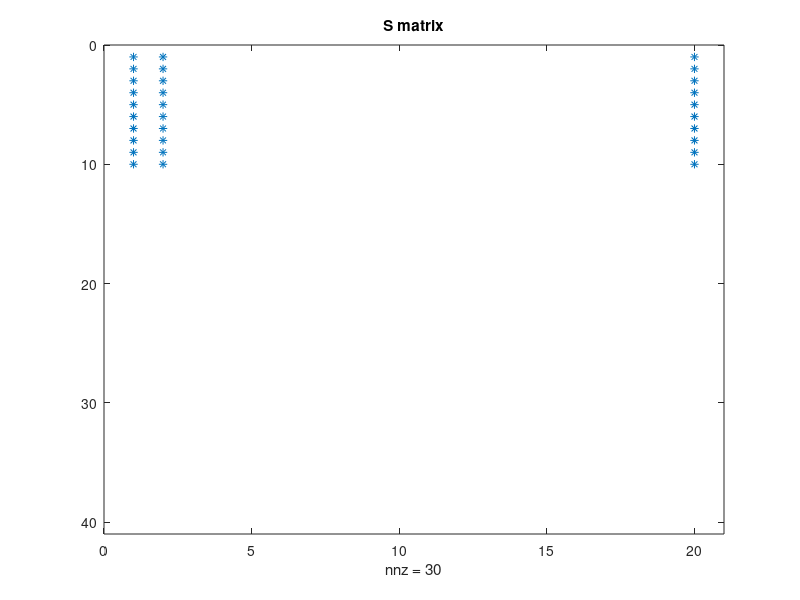
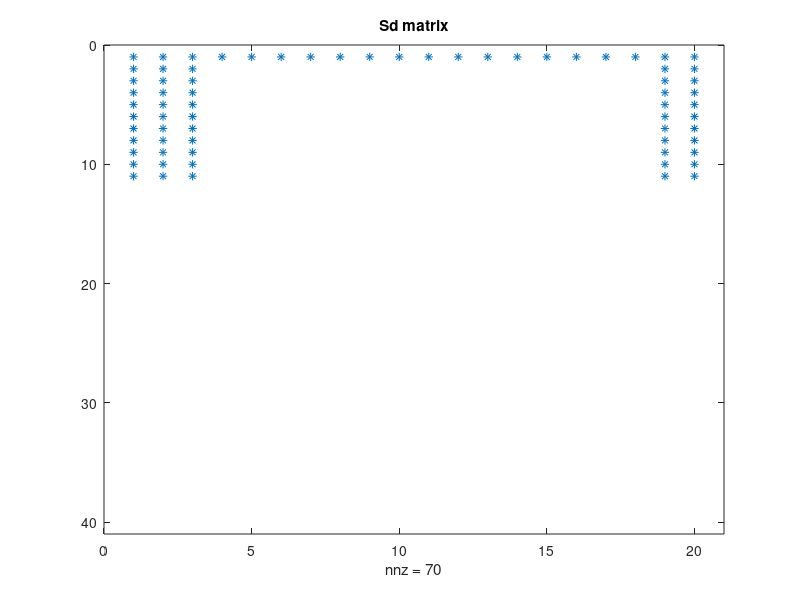
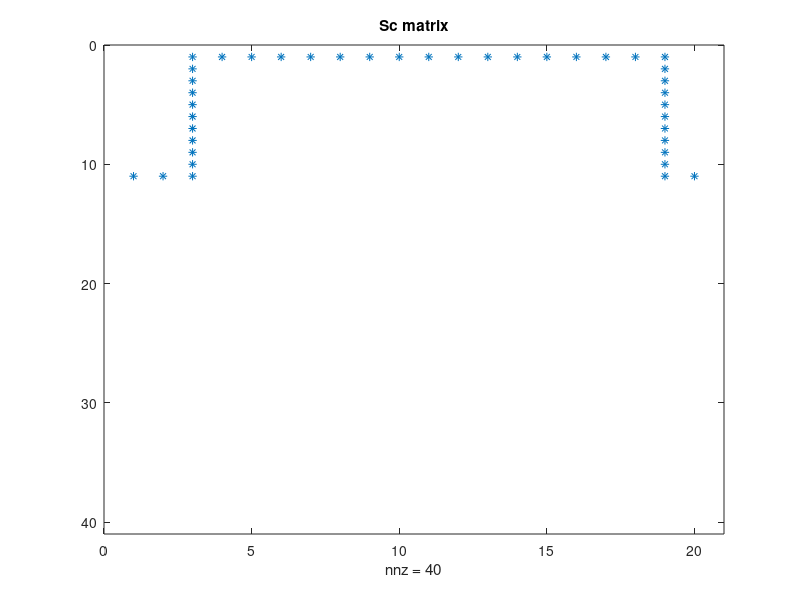

MATLAB code for these plots, in order: (Note: this script raises an error after producing the figures.)
%% Programme to solve for Stokes velocity profile in riblets
% Solve A*u = P
% S = riblets grid points
% P = pressure gradient
% A = Laplacian coefficients
% Sc = Sd - S = riblets surface grid points

clear
close all
tic

%% Input data
% Sides of the periodic-in-z domain
ly = 2; % aspect ratio ly:lz
lz = 1; % always

% Define grid sizes
n = 10;
nz = 2*n; % number of points in periodic z (spanwise)
ny = ly*nz; % number of points y (wall-normal) domain is enclosed
dy = ly/(ny-1); % length of sub-intervals in y-axis
dz = lz/nz; % length of sub-intervals in z-axis
z = (0:nz-1)*dz;
y = linspace(0,ly,ny);

dpdx = 0; % Pressure gradient
Sx = 1; % Shear at the top, could set to 1 (if normalised, always 1)

geometry = 4; 
% 0 = parabola (k/s = 1)
% 1 = triangle (k/s = 1.866 for 30deg, 0.5 for 90deg, 0.866 for 60deg)
% 2 = semi-circle (k/s = 0.5)
% 3 = trapezium (k/s = 0.5; tip half-angle = 15deg)
% 4 = blade (k/s = 0.5; t/s = 0.2)
angle = 60; % 30/60/90 degrees, for triangles only

savefile = 0;

%% Build S matrix - Grid Points of riblets
% S = 1 for points within and on boundary and = 0 elsewhere 
S = zeros(ny,nz);
if geometry == 0 % parabola
    parabola = (2*(z-lz/2)).^2;
    shape = 'parabola';
    height = 1;
    for k = 1:nz
        for j = 1:ny
            if y(j) < parabola(k)
                S(j,k) = 1;
            else
                S(j,k) = 0;
            end
        end
    end
end

if geometry == 1 % triangle
    if angle == 90        
        shape = 'triangle9';
        height = 0.5;
        triangle = z-lz/2;
        triangle2 = -z+lz/2;
    end
    if angle == 60
        shape = 'triangle6';
        height = sqrt(3)/2;
        triangle = sqrt(3)*z-sqrt(3)*lz/2;
        triangle2 = -sqrt(3)*z+sqrt(3)*lz/2;
    end
    if angle == 30
        shape = 'triangle3';
        height = 1 + sqrt(3)/2;
        triangle = (2+sqrt(3))*z-1-sqrt(3)*lz/2;
        triangle2 = -(2+sqrt(3))*z+1+sqrt(3)*lz/2;
    end
        for k = 1:nz
            for j = 1:ny
                if y(j) < triangle(k) || y(j) < triangle2(k)
                    S(j,k) = 1;
                else
                    S(j,k) = 0;
                end
            end
        end
end

if geometry == 2 % semi-circle
    shape = 'circle';
    height = 0.5;
    circle = (-sqrt((lz/2)^2-(z-lz/2).^2))+lz/2;
    for k = 1:nz
        for j = 1:ny
            if y(j) < circle(k)
                S(j,k) = 1;
            else
                S(j,k) = 0;
            end
        end
    end
end

if geometry == 3 % trapezium
    shape='trapezium';
    height = 0.5;
    trapezium = (4+2*sqrt(3))*z-3.5-2*sqrt(3);
    trapezium2 = -(4+2*sqrt(3))*z+0.5;
    for k=1:nz
        for j=1:ny
            if y(j) < trapezium(k) || y(j) < trapezium2(k)
                S(j, k) = 1;
            else
                S(j, k) = 0;
            end
        end
    end
end

if geometry == 4 % blade
    shape = 'blade';
    height = 0.5;
    for j = 1:height*nz
        for k = 1:nz
            if z(k) < 0.1*lz || z(k) > 0.9*lz
                S(j, k) = 1;
            else
                S(j, k) = 0;
            end
        end
    end
end

figure
spy(S)
title('S matrix')

%% Build Sd matrix
% Sd = 1 for points within and on boundary and = 0 elsewhere 
% riblets now bigger by rd = max(dy,dz)
rd = max(dy,dz);
Sd = zeros(ny,nz);
if geometry == 0 % parabola
    parabola_d = (2*(z-lz/2)).^2+rd;
    for k = 1:nz
        for j = 1:ny
            if y(j) < parabola_d(k)
                Sd(j,k) = 1;
            else
                Sd(j,k) = 0;
            end
        end
    end
end

if geometry == 1 % triangle
    if angle == 90
        triangle = z-lz/2+rd;
        triangle2 = -z+lz/2+rd;
    end
    if angle == 60
        triangle = sqrt(3)*z-sqrt(3)*lz/2+rd;
        triangle2 = -sqrt(3)*z+sqrt(3)*lz/2+rd;
    end
    if angle == 30
        triangle = (2+sqrt(3))*z-1-sqrt(3)*lz/2+rd;
        triangle2 = -(2+sqrt(3))*z+1+sqrt(3)*lz/2+rd;
    end
    for k = 1:nz
        for j = 1:ny
            if y(j)<triangle(k) || y(j)<triangle2(k)
                Sd(j,k) = 1;
            else
                Sd(j,k) = 0;
            end
        end
    end
end

if geometry == 2 % semi-circle
    circle = (-sqrt((lz/2)^2-(z-lz/2).^2))+lz/2+rd;
    for k = 1:nz
        for j = 1:ny
            if y(j)<circle(k)
                Sd(j,k) = 1;
            else
                Sd(j,k) = 0;
            end
        end
    end
end

if geometry == 3 % trapezium
    trapezium = (4+2*sqrt(3))*z-3.5-2*sqrt(3)+rd;
    trapezium2 = -(4+2*sqrt(3))*z+0.5+rd;
    for k=1:nz
        for j=1:ny
            if y(j)<trapezium(k) || y(j)<trapezium2(k)
                Sd(j, k) = 1;
            else
                Sd(j, k) = 0;
            end
        end
    end
    Sd(1,:) = ones(1,nz);
end

if geometry == 4 % blade
    for j = 1:height*nz+1
        for k = 1:nz
            if z(k) <= 0.1*lz || z(k) >= 0.9*lz
                Sd(j,k) = 1;
            else
                Sd(j,k) = 0;
            end
        end
        Sd(j,end) = 1;
    end
    Sd(1,:) = ones(1,nz);
end

figure
spy(Sd)
title('Sd matrix')

%% Build Sc matrix - curve of the boundary
Sc = Sd-S;
figure
spy(Sc)
title('Sc matrix')

%% Build P matrix - pressure gradient - RHS of Stokes
P = ones(ny*nz,1);
P = sparse(P);
P = P*dpdx;

%% Build A matrix 
beta = -2/(dy^2)-2/(dz^2); % coefficient of point p
alpha = 1/(dy^2); % coefficient of surrounding points
r1 = beta.*ones(ny,1);
r2 = alpha.*ones(ny-1,1);
r3 = alpha.*ones(1,1);
B = diag(r1,0) + diag(r2,1) + diag(r2,-1) + diag(r3,-ny+1) + diag(r3,ny-1);
B = sparse(B);
C = kron(eye(nz),B);
C = sparse(C);
gamma = 1/(dz^2);
r4 = gamma.*ones(ny*nz-ny,1);
r5 = gamma.*ones(ny,1);
D = diag(r4,-ny)+diag(r4,+ny)+diag(r5,-ny*nz+ny)+diag(r5,ny*nz-ny);
D = sparse(D);
A = C+D;
A = sparse(A);

%% Shear at the top condition
for k = 1:nz
    j = ny; % top of domain
    index = (k-1)*ny+j;
    A(index,:) = 0;
    A(index,index) = 1/dy^2; % should be dy, but P(index) changed as well
    if index~=1
        A(index,index-1) = -1/dy^2;
    end   
    P(index) = Sx/dy;
end

%% Solid condition - modify the A matrix
% Modify A and P matrix for points within and on the boundary of riblets
% Velocity inside riblets = 0
for j = 1:ny
    for k = 1:nz
        if S(j,k) == 1
            index = (k-1)*ny+j;
            A(index,:) = 0;
            A(index,index) = 1/dy^2;
            P(index) = 0;
        end
    end
end

%% Modify the A matrix - curve of the boundary
% Modification of the matrix A near the boundary of the solid
for j=1:ny
    for k=1:nz
        if Sc(j,k) == 1
            y0 = (j-ny)*dy; %?
            z0 = k*dz ;          
            my = abs(floor(log10(dy)));
            mz = abs(floor(log10(dz)));            
            % ys: (j-+1,k),(j,k-+1) 
            ys=[y0-dy, y0, y0+dy];
            zs=[z0-dz, z0, z0+dz];
            
            % find the points of intersection
            if geometry == 0 % parabola
                yp0 = (2*(z0-lz/2)).^2;
                zpPlus = sqrt(y0)/2+lz/2;
                zpMinus = -zpPlus;
            end
            
            if geometry == 1 % triangle
                if angle == 90
                    if z0 <= lz/2
                        yp0 = -z0+lz/2;
                    else
                        yp0 = z0-lz/2;
                    end
                    zpPlus = y0 + lz/2;
                    zpMinus = -y0 + lz/2;
                end
                if angle == 60
                    if z0 <= lz/2
                        yp0 = sqrt(3)*z0-sqrt(3)*lz/2;
                    else
                        yp0 = -sqrt(3)*z0+sqrt(3)*lz/2;
                    end
                    zpPlus = lz/2 - y0;
                    zpMinus = y0 + lz/2;
                end
                if angle == 30
                    if z0 <= lz/2
                        yp0 = (2+sqrt(3))*z0-1-sqrt(3)*lz/2;
                    else
                        yp0 = -(2+sqrt(3))*z0+1+sqrt(3)*lz/2;
                    end
                    zpPlus = lz/2 - y0;
                    zpMinus = y0 + lz/2;
                end
            end
            
            if geometry == 2 % semi-circle
                yp0=-(-sqrt((lz/2)^2-(z0-lz/2).^2))+ly;
                zpPlus=sqrt((lz/2)^2-(y0-ly).^2)+lz/2;
                zpMinus=-zpPlus;
            end
            
            if geometry == 3 % trapezium
                if z0 <= lz/2
                    yp0 =  -(4+2*sqrt(3))*z+0.5;
                else
                    yp0 = (4+2*sqrt(3))*z-3.5-2*sqrt(3);
                end
                zpPlus = (0.5 - y0)/(4+2*sqrt(3));
                zpMinus = (3.5+2*sqrt(3) + y0)/(4+2*sqrt(3));
                yp0 = -yp0;
            end
            
            if geometry == 4 % blade
                z(k)<10/nz*lz | z(k)>38/nz*lz;
                if z0 <= 7/nz*lz || z0>=41/nz*lz
                    yp0 = max(y);
                else
                    yp0 = min(y);
                end
                epsilon = 0.001;
                zpPlus = 41/nz*lz+epsilon;
                zpMinus = 7/nz*lz-epsilon;
            end
            
            % check closest distance in z direction               
            if abs(z0-zpPlus) < abs(z0-zpMinus)
                zp0 = zpPlus;
            else
                zp0 = zpMinus;
            end
            
            % Modify ys: (j-+1,k),(j,k-+1)         
            deltay=round(abs(y0-yp0),10);
            deltays=y0-yp0;
            deltaz=round(abs(z0-zp0),10);
            deltazs=z0-zp0;            
            if deltaz<dz % z'
                if round(deltaz,mz+2)~=0
                    zs(2-sign(deltazs))=z0-sign(deltazs)*deltaz; %?
                end
            end           
            if deltay<dy % y'
                if round(deltay,my+2)~=0 
                    ys(2-sign(deltays))=y0-sign(deltays)*deltay;                     
                end
            end 
            
            % finite difference
            bj = zeros(1,3);
            bk = zeros(1,3);
            
            bj(1) = 2/((ys(2)-ys(1))*(ys(3)-ys(1)));
            bj(2) = -2/((ys(3)-ys(2))*(ys(2)-ys(1))); 
            bj(3) = 2/((ys(3)-ys(2))*(ys(3)-ys(1)));
            
            bk(1) = 2/((zs(2)-zs(1))*(zs(3)-zs(1)));
            bk(2) = -2/((zs(3)-zs(2))*(zs(2)-zs(1))); 
            bk(3) = 2/((zs(3)-zs(2))*(zs(3)-zs(1)));  
            
            index = (k-1)*ny+j;
            A(index,index) = bj(2) + bk(2);            
            if abs(deltay)<dy           
                if j==1
                  A(index,index+ny-1) = bj(1); %?
                  A(index,index+1) = 0;                  
                elseif j==ny
                  A(index,index-ny+1) = bj(3);
                  A(index,index-1) = 0;

                else
                  A(index,index-sign(deltays)) = 0;       
                  A(index,index+sign(deltays)) = bj(2+sign(deltays));
                end
            end   
            
            if abs(deltaz)<dz 
                if k==1
                  A(index,index+(nz-1)*ny) = bk(1);
                  A(index,index+ny) = bk(3);
                elseif k==nz
                  A(index,index-ny) = bk(3);
                  A(index,index-(nz-1)*ny) = bk(1);
                else
                  A(index,index-sign(deltazs)*ny) = bk(2-sign(deltazs)); %?
                  A(index,index+sign(deltazs)*ny) = bk(2+sign(deltazs));
                end
            end
        end
    end
end
            
%% No slip at bottom condition
for k = 1:nz
    j = 1;
    index = (k-1)*ny+j ;
    A(index,:) = 0;
    A(index,index) = 1/dy^2;
    P(index)=0;
end

%% Solution
figure
spy(A)
u = mldivide(A,P);
u = reshape(u,ny,nz);
if size(u,1) > height*nz
    u_g = u(1:round(height*nz),:); % velocity profile in groove
    n1 = round(height*nz); % index for plotting
else
    u_g = u;
    n1 = size(u,1);
end
u_max = full(max(u_g(:)));
fprintf('u_max = %f\n', u_max)
figure
surfc(z,y,u)
title('u profile')
axis image
ylabel('y', 'FontSize', 18)
xlabel('z', 'FontSize', 18)
set(gca,'FontSize',18)

figure
surfc(z,y(1:n1),u_g)
title('u profile in groove')

%% Verify
for k = 1:nz
    Sxtot(k) = (u(ny,k)-u(ny-1,k))/dy;
end
Sxtotm = mean(Sxtot);

%% average in z and find point of min gradient
ums = mean(u,2);
ums = full(ums);
% find point of min gradient
grad = zeros(1,ny);
for i = 1:ny-1
    grad(i) = (y(i+1)-y(i))/(ums(i+1)-ums(i));
end
grad(ny) = grad(ny-1);
[grad_min, minimum] = min(grad);
boundary = y(minimum)-grad_min*ums(minimum);
y_line = grad_min*ums + boundary;
fprintf('Virtual boundary at y = %f\n', boundary)

figure
hold on
plot(ums, y,'k','Linewidth',1.25)
plot(ums,y_line,'r','Linewidth',1.25)
ylabel('$y$','Interpreter','Latex')
xlabel('$\bar{u}$','Interpreter','Latex')
set(gca,'FontName','times','FontSize',15)

%% Error and Grid Independence
integraly = dy*trapz(full(u));
integralz = dz*trapz(integraly) % integration in y and z
points_y = ny-1;

if savefile == 1
    tit = ['No_points_' num2str(ny-1) '_Shape_' num2str(shape) '.mat'];
    save(tit,'points_y','relError', 'relErrorint', 'integralz');
end

toc